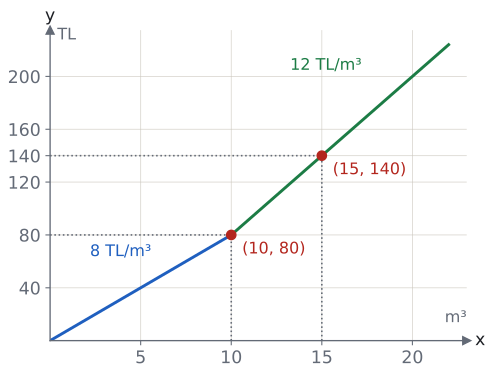

Here is the Python script that generated this plot:
import sys; sys.path.insert(0, "tools")
from cizim import *

# Su faturası: ilk 10 m³ için m³ başına 8 TL, sonrası 12 TL.
# f(x) = 8x (0 ≤ x ≤ 10), 80 + 12(x − 10) (x > 10). f(10) = 80, f(15) = 140, f(20) = 200.
fig, ax = sekil(5.6, 4.2)
eksenler(ax, x=(0, 23), y=(0, 235), izgara=True)
ax.set_xticks([5, 10, 15, 20]); ax.set_yticks([40, 80, 120, 140, 160, 200])
ax.set_xlabel(""); ax.set_ylabel("")
xs = np.array([0, 10]); ax.plot(xs, 8 * xs, color=MAVI)
xs = np.array([10, 22]); ax.plot(xs, 80 + 12 * (xs - 10), color=YESIL)
for xx, yy in ((10, 80), (15, 140)):
    ax.plot([xx, xx], [0, yy], ":", color=SOLUK, lw=1.2); ax.plot([0, xx], [yy, yy], ":", color=SOLUK, lw=1.2)
nokta(ax, 10, 80, renk=KIRMIZI); nokta(ax, 15, 140, renk=KIRMIZI)
ax.text(10.6, 66, "(10, 80)", color=KIRMIZI, fontsize=12)
ax.text(15.6, 126, "(15, 140)", color=KIRMIZI, fontsize=12)
ax.text(2.2, 64, "8 TL/m³", color=MAVI, fontsize=12, rotation=0)
ax.text(17.2, 205, "12 TL/m³", color=YESIL, fontsize=12, ha="right")
ax.text(23, 14, "m³", ha="right", fontsize=12, color=SOLUK)
ax.text(0.4, 228, "TL", fontsize=12, color=SOLUK)
kaydet(fig, __file__)
